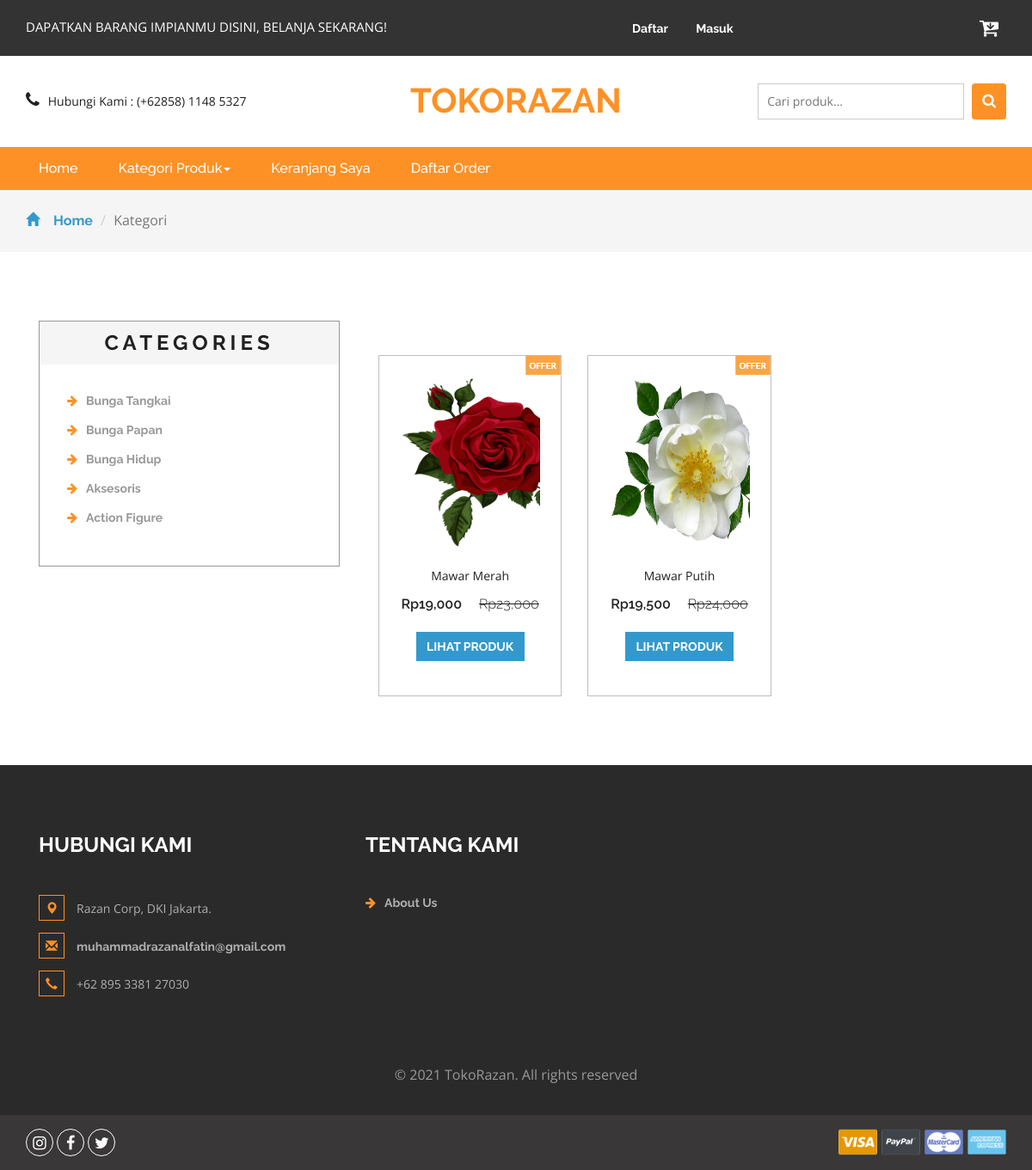
The app's page /kategori.php?idkategori=1 with its own data.
### tables this page shows
CREATE TABLE `kategori` (
  `idkategori` int(11) NOT NULL,
  `namakategori` varchar(20) NOT NULL,
  `tgldibuat` timestamp NOT NULL DEFAULT current_timestamp()
);

CREATE TABLE `produk` (
  `idproduk` int(11) NOT NULL,
  `idkategori` int(11) NOT NULL,
  `namaproduk` varchar(30) NOT NULL,
  `gambar` varchar(100) NOT NULL,
  `deskripsi` varchar(200) NOT NULL,
  `rate` int(11) NOT NULL,
  `hargabefore` int(11) NOT NULL,
  `hargaafter` int(11) NOT NULL,
  `tgldibuat` timestamp NOT NULL DEFAULT current_timestamp()
);

### kategori.php (the view, shortened to what this page needs)
<?php
include 'dbconnect.php';
$idk = $_GET['idkategori'];
?>
<!DOCTYPE html>
<html>
<head>
<link href="css/bootstrap.css" rel="stylesheet" type="text/css" media="all" />
<link href="css/style.css" rel="stylesheet" type="text/css" media="all" />
<link href="css/font-awesome.css" rel="stylesheet">
</head>
<body>
	<div class="agileits_header">
		<div class="container">
			<div class="w3l_offers">
				<p>DAPATKAN BARANG IMPIANMU DISINI, BELANJA SEKARANG!</p>
			</div>
			<div class="agile-login">
				<ul>
				<?php
				if(!isset($_SESSION['log'])){
					echo '
					<li><a href="registered.php"> Daftar</a></li>
					<li><a href="login.php">Masuk</a></li>
					';
				}
				?>
				</ul>
			</div>
			<div class="product_list_header">
					<a href="cart.php"><button class="w3view-cart" type="submit" name="submit" value=""><i class="fa fa-cart-arrow-down" aria-hidden="true"></i></button>
					 </a>
			</div>
			<div class="clearfix"> </div>
		</div>
	</div>
	<div class="logo_products">
		<div class="container">
		<div class="w3ls_logo_products_left1">
				<ul class="phone_email">
					<li><i class="fa fa-phone" aria-hidden="true"></i>Hubungi Kami : (+62858) 1148 5327</li>
				</ul>
			</div>
			<div class="w3ls_logo_products_left">
				<h1><a href="index.php">TokoRazan</a></h1>
			</div>
		<div class="w3l_search">
			<form action="search.php" method="post">
				<input type="search" name="Search" placeholder="Cari produk...">
				<button type="submit" class="btn btn-default search" aria-label="Left Align">
					<i class="fa fa-search" aria-hidden="true"> </i>
				</button>
			</form>
		</div>
			<div class="clearfix"> </div>
		</div>
	</div>
	<div class="navigation-agileits">
		<div class="container">
			<nav class="navbar navbar-default">
							<div class="collapse navbar-collapse" id="bs-megadropdown-tabs">
								<ul class="nav navbar-nav">
									<li class="active"><a href="index.php" class="act">Home</a></li>
									<li class="dropdown">
										<a href="#" class="dropdown-toggle" data-toggle="dropdown">Kategori Produk<b class="caret"></b></a>
									</li>
									<li><a href="cart.php">Keranjang Saya</a></li>
									<li><a href="daftarorder.php">Daftar Order</a></li>
								</ul>
							</div>
							</nav>
			</div>
		</div>
	<div class="breadcrumbs">
		<div class="container">
			<ol class="breadcrumb breadcrumb1 animated wow slideInLeft" data-wow-delay=".5s">
				<li><a href="index.php"><span class="glyphicon glyphicon-home" aria-hidden="true"></span>Home</a></li>
				<li class="active">Kategori</li>
			</ol>
		</div>
	</div>
	<div class="products">
		<div class="container">
			<div class="col-md-4 products-left">
				<div class="categories">
					<h2>Categories</h2>
					<ul class="cate">
						<?php
														$kat=mysqli_query($conn,"SELECT * from kategori order by idkategori ASC");
														while($p=mysqli_fetch_array($kat)){
															?>
														<li><a href="kategori.php?idkategori=<?= $p['idkategori'] ?>"><i class="fa fa-arrow-right" aria-hidden="true"></i><?= $p['namakategori'] ?></a></li>
														<?php
																	}
														?>
					</ul>
				</div>
			</div>
			<div class="col-md-8 products-right">
				<div class="agile_top_brands_grids">
				<?php
					$brgs=mysqli_query($conn,"SELECT * from produk where idkategori='$idk' order by idproduk ASC");
					$x = mysqli_num_rows($brgs);
					if($x>0){
					while($p=mysqli_fetch_array($brgs)){
					?>
						<div class="col-md-4 top_brand_left">
						<div class="hover14 column">
							<div class="agile_top_brand_left_grid">
								<div class="agile_top_brand_left_grid_pos">
									<img src="images/offer.png" alt=" " class="img-responsive" />
								</div>
								<div class="agile_top_brand_left_grid1">
									<figure>
										<div class="snipcart-item block">
											<div class="snipcart-thumb">
												<a href="product.php?idproduk=<?= $p['idproduk'] ?>"><img src="<?= $p['gambar']?>" width="200px" height="200px"></a>
												<p><?= $p['namaproduk'] ?></p>
												<h4>Rp<?= number_format($p['hargaafter']) ?> <span>Rp<?= number_format($p['hargabefore']) ?></span></h4>
											</div>
											<div class="snipcart-details top_brand_home_details">
												<fieldset>
													<a href="product.php?idproduk=<?= $p['idproduk'] ?>"><input type="submit" class="button" value="Lihat Produk" /></a>
												</fieldset>
											</div>
										</div>
									</figure>
								</div>
							</div>
						</div>
					</div>
						<?php
							}
					} else {
						echo "Data tidak ditemukan";
					}
						?>
				</div>
			</div>
		</div>
	</div>
<div class="footer">
		<div class="container">
			<div class="w3_footer_grids">
				<div class="col-md-4 w3_footer_grid">
					<h3>Hubungi Kami</h3>
					<ul class="address">
						<li><i class="glyphicon glyphicon-map-marker" aria-hidden="true"></i>Razan Corp, DKI Jakarta.</li>
						<li><i class="glyphicon glyphicon-envelope" aria-hidden="true"></i><a href="mailto:muhammadrazanalfatin@gmail.com">muhammadrazanalfatin@gmail.com</a></li>
						<li><i class="glyphicon glyphicon-earphone" aria-hidden="true"></i>+62 895 3381 27030</li>
					</ul>
				</div>
				<div class="col-md-3 w3_footer_grid">
					<h3>Tentang Kami</h3>
					<ul class="info">
						<li><i class="fa fa-arrow-right" aria-hidden="true"></i><a href="about.html">About Us</a></li>
					</ul>
				</div>
				<div class="clearfix"> </div>
			</div>
		</div>
		<div class="footer-copy">
			<div class="container">
				<p>© 2021 TokoRazan. All rights reserved</p>
			</div>
		</div>
	</div>
	<div class="footer-botm">
			<div class="container">
				<div class="w3layouts-foot">
					<ul>
						<li><a href="https://instagram.com/indihomie" class="w3_agile_instagram"><i class="fa fa-instagram" aria-hidden="true"></i></a></li>
						<li><a href="https://facebook.com/AlfinXD123" class="w3_agile_facebook"><i class="fa fa-facebook" aria-hidden="true"></i></a></li>
						<li><a href="https://twitter.com/indihomieboy/" class="agile_twitter"><i class="fa fa-twitter" aria-hidden="true"></i></a></li>
					</ul>
				</div>
				<div class="payment-w3ls">
					<img src="images/card.png" alt=" " class="img-responsive">
				</div>
				<div class="clearfix"> </div>
			</div>
		</div>
<link href="css/skdslider.css" rel="stylesheet">
</body>
</html>

### records on screen
kategori: namakategori "Bunga Tangkai"
kategori: namakategori "Bunga Papan"
kategori: namakategori "Bunga Hidup"
kategori: namakategori "Aksesoris"
kategori: namakategori "Action Figure"
produk: gambar (picture), namaproduk "Mawar Merah", hargaafter "19,000", hargabefore "23,000"
produk: gambar (picture), namaproduk "Mawar Putih", hargaafter "19,500", hargabefore "24,000"
